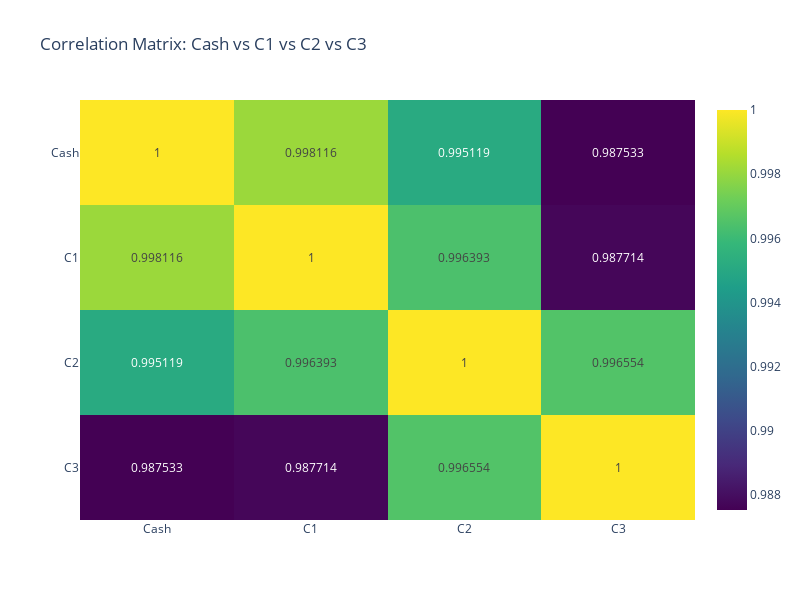

Notebook code cell kept with this figure:
### Code cell
def create_initial_plot():
    correlation_matrix = merged_data[['Cash', 'C1', 'C2', 'C3']].corr()

    fig = px.imshow(correlation_matrix, 
                    text_auto=True, 
                    aspect="auto", 
                    title="Correlation Matrix: Cash vs C1 vs C2 vs C3",
                    color_continuous_scale='Viridis')

    fig.update_layout(height=600, width=800, template='plotly_white')
    return fig

def update_plot(fig, start_date, end_date):
    start_date = pd.to_datetime(start_date)
    end_date = pd.to_datetime(end_date)
    filtered_data = merged_data[(merged_data['Date'] >= start_date) & (merged_data['Date'] <= end_date)]

    correlation_matrix = filtered_data[['Cash', 'C1', 'C2', 'C3']].corr()

    fig.data[0].z = correlation_matrix.values
    fig.data[0].zmin = correlation_matrix.values.min()
    fig.data[0].zmax = correlation_matrix.values.max()
    fig.update_layout(title=f"Correlation Matrix: Cash vs C1 vs C2 vs C3 ({start_date.date()} to {end_date.date()})")
    
    clear_output(wait=True)
    display(start_date_picker, end_date_picker)
    fig.show()


fig = create_initial_plot()
plot_url = py.plot(fig, filename='interactive_correlation_matrix', auto_open=True)

start_date_picker = widgets.DatePicker(
    description='Start Date',
    value=pd.to_datetime('2019-08-26').date(),
    disabled=False
)

end_date_picker = widgets.DatePicker(
    description='End Date',
    value=pd.to_datetime('2024-08-23').date(),
    disabled=False
)

def on_date_change(change):
    update_plot(fig, start_date_picker.value, end_date_picker.value)

start_date_picker.observe(on_date_change, names='value')
end_date_picker.observe(on_date_change, names='value')

display(start_date_picker, end_date_picker, fig)

plot_url_updated = py.plot(fig, filename='interactive_correlation_matrix_updated', auto_open=False)
print(f"Interactive plot available at: {plot_url}")

### Figure 1 — Plotly figure (JSON) as saved in the notebook; plotly's stock layout.template omitted (floating-point values rounded to 4 significant figures)
{"data": [{"coloraxis": "coloraxis", "hovertemplate": "x: %{x}<br>y: %{y}<br>color: %{z}<extra></extra>", "name": "0", "texttemplate": "%{z}", "type": "heatmap", "x": ["Cash", "C1", "C2", "C3"], "xaxis": "x", "y": ["Cash", "C1", "C2", "C3"], "yaxis": "y", "z": [[1, 0.9981, 0.9951, 0.9875], [0.9981, 1, 0.9964, 0.9877], [0.9951, 0.9964, 1, 0.9966], [0.9875, 0.9877, 0.9966, 1]]}], "layout": {"coloraxis": {"colorscale": [[0, "#440154"], [0.1111, "#482878"], [0.2222, "#3e4989"], [0.3333, "#31688e"], [0.4444, "#26828e"], [0.5556, "#1f9e89"], [0.6667, "#35b779"], [0.7778, "#6ece58"], [0.8889, "#b5de2b"], [1, "#fde725"]]}, "height": 600, "title": {"text": "Correlation Matrix: Cash vs C1 vs C2 vs C3"}, "width": 800, "xaxis": {"anchor": "y", "domain": [0, 1]}, "yaxis": {"anchor": "x", "autorange": "reversed", "domain": [0, 1]}}}
